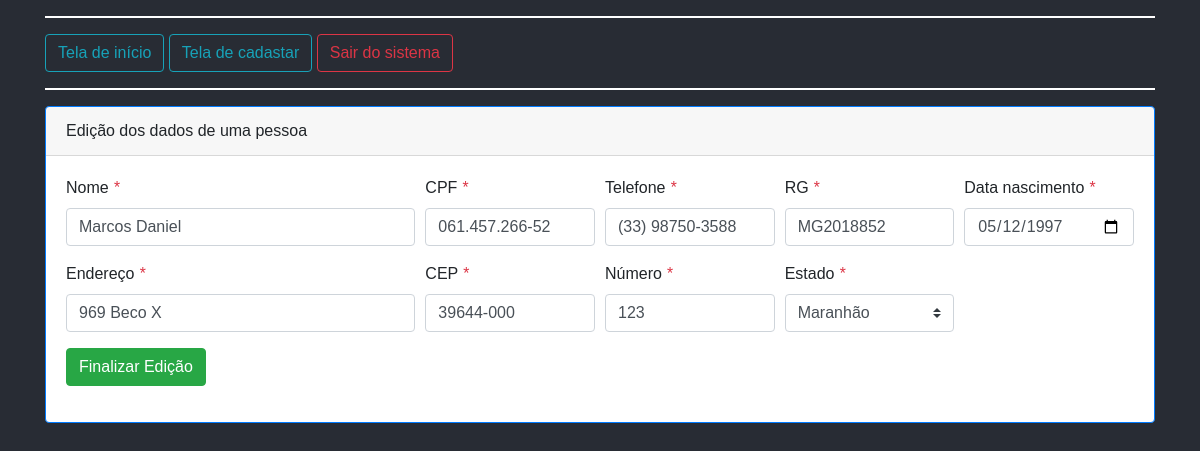
Page /view/editar.php?id=7 (signed in) on the committed database.
### tables this page shows
CREATE TABLE IF NOT EXISTS `pessoas` (
  `id` int NOT NULL AUTO_INCREMENT,
  `endereco_id` int NOT NULL,
  `nome` varchar(50) NOT NULL,
  `cpf` varchar(14) NOT NULL,
  `rg` varchar(35) NOT NULL,
  `data_nascimento` date NOT NULL,
  `data_cadastro` datetime DEFAULT NULL,
  `data_atualizacao` datetime DEFAULT NULL,
  `data_exclusao` datetime DEFAULT NULL,
  `usuario_id` int DEFAULT NULL,
  PRIMARY KEY (`id`),
  KEY `FK_pessoas_enderecos` (`endereco_id`),
  KEY `FK_pessoas_usuarios` (`usuario_id`),
  CONSTRAINT `FK_pessoas_enderecos` FOREIGN KEY (`endereco_id`) REFERENCES `enderecos` (`id`) ON DELETE CASCADE ON UPDATE CASCADE,
  CONSTRAINT `FK_pessoas_usuarios` FOREIGN KEY (`usuario_id`) REFERENCES `usuarios` (`id`) ON DELETE CASCADE ON UPDATE CASCADE
);

CREATE TABLE IF NOT EXISTS `telefones` (
  `id` int NOT NULL AUTO_INCREMENT,
  `pessoa_id` int NOT NULL,
  `telefone` char(16) NOT NULL DEFAULT '0',
  PRIMARY KEY (`id`),
  KEY `FK_telefones_pessoas` (`pessoa_id`),
  CONSTRAINT `FK_telefones_pessoas` FOREIGN KEY (`pessoa_id`) REFERENCES `pessoas` (`id`) ON DELETE CASCADE ON UPDATE CASCADE
);

CREATE TABLE IF NOT EXISTS `enderecos` (
  `id` int NOT NULL AUTO_INCREMENT,
  `estado_id` int NOT NULL,
  `cep` char(50) NOT NULL DEFAULT '',
  `endereco` char(50) NOT NULL DEFAULT '',
  `numero` char(50) NOT NULL DEFAULT '',
  PRIMARY KEY (`id`),
  KEY `FK_enderecos_estados` (`estado_id`),
  CONSTRAINT `FK_enderecos_estados` FOREIGN KEY (`estado_id`) REFERENCES `estados` (`id`) ON DELETE CASCADE ON UPDATE CASCADE
);

CREATE TABLE IF NOT EXISTS `estados` (
  `id` int NOT NULL AUTO_INCREMENT,
  `uf` char(10) NOT NULL DEFAULT '',
  `nome` char(50) NOT NULL,
  PRIMARY KEY (`id`)
);

### controller/ControllerEditar.php (called while the page is built, shortened)
<?php
class ControllerEditar
{
    private $cadastro;
    public function __construct()
    {
        $this->cadastro = new Cadastro();
    }
    public function getPessoa($id)
    {
        return $this->cadastro->getPessoa($id);
    }
}

### model/banco.php (called while the page is built, shortened)
<?php
class Banco
{
    protected $mysqli;
    private function conexao()
    {
        $this->mysqli = new mysqli(BD_SERVIDOR, BD_USUARIO, BD_SENHA, BD_BANCO);
    }
    public function getPessoa($id)
    {
        try {
            $result = $this->mysqli->query("SELECT p.nome, p.cpf, p.rg, p.data_nascimento,
                p.data_cadastro, p.data_atualizacao, ende.cep, ende.endereco, ende.numero,
                est.uf AS estado, u.email, p.id, ende.id as 'estado_id', t.telefone, ende.id as endereco_id
                FROM pessoas p
                INNER JOIN enderecos ende ON ende.id = p.endereco_id
                INNER JOIN estados est ON est.id = ende.estado_id
                INNER JOIN telefones t ON t.pessoa_id = p.id
                INNER JOIN usuarios u ON u.id = p.usuario_id
                WHERE p.data_exclusao IS null AND p.id = $id
            ");
            return $result->fetch_array(MYSQLI_ASSOC);
        } catch (\Throwable $th) {
            return [];
        }
    }
    public function getEstados()
    {
        try {
            $result = $this->mysqli->query("SELECT * FROM estados");
            $array  = [];
            while ($row = $result->fetch_array(MYSQLI_ASSOC)) {
                $array[] = $row;
            }
            return $array;
        } catch (\Throwable $th) {
            return [];
        }
    }
}

### controller/EstadoController.php (called while the page is built)
<?php require_once("../model/banco.php");
class EstadoController
{
    public static function listaEstados()
    {
        $lista = new Banco();
        return $lista->getEstados();
    }
}

### view/form.php (the view, shortened to what this page needs)
<?php
if (isset($_GET['id'])) {
    require_once("../controller/ControllerEditar.php");
    $controller = new ControllerEditar();
    $pessoa     = $controller->getPessoa($_GET['id']);
}
?>
<div class="form-row">
    <div class="col-md-4 mb-3">
        <label for="nome">
            Nome
            <i class="text-danger">*</i>
        </label>
        <input type="text" class="form-control" id="nome" value="<?= !empty($pessoa) ? $pessoa['nome'] : "" ?>" name="nome" placeholder="Nome" required autofocus>
    </div>
    <div class="col-md-2 mb-3">
        <label for="cpf">
            CPF
            <i class="text-danger">*</i>
        </label>
        <input type="text" onblur="validarCPF(this)" class="form-control cpf" minlength="14" maxlength="14" id="cpf" value="<?= !empty($pessoa) ? $pessoa['cpf'] : "" ?>" name="cpf" placeholder="CPF" required>
    </div>
    <div class="col-md-2 mb-3">
        <label for="telefone">
            Telefone
            <i class="text-danger">*</i>
        </label>
        <input type="text" class="form-control telefone" id="telefone" value="<?= !empty($pessoa) ? $pessoa['telefone'] : "" ?>" name="telefone" placeholder="Telefone" required>
    </div>
    <div class="col-md-2 mb-3">
        <label for="rg">
            RG
            <i class="text-danger">*</i>
        </label>
        <input type="text" class="form-control" id="rg" value="<?= !empty($pessoa) ? $pessoa['rg'] : "" ?>" name="rg" placeholder="RG" required>
    </div>
    <div class="col-md-2 mb-3">
        <label for="data_nascimento">
            Data nascimento
            <i class="text-danger">*</i>
        </label>
        <input type="date" class="form-control" max="<?= date("Y-m-d") ?>" id="data_nascimento" value="<?= !empty($pessoa) ? $pessoa['data_nascimento'] : "" ?>" name="data_nascimento" placeholder="Data nascimento" required>
    </div>
</div>
<div class="form-row">
    <div class="col-md-4 mb-3">
        <label for="endereco">
            Endereço
            <i class="text-danger">*</i>
        </label>
        <input type="text" class="form-control" id="endereco" value="<?= !empty($pessoa) ? $pessoa['endereco'] : "" ?>" name="endereco" placeholder="Endereço" required>
    </div>
    <div class="col-md-2 mb-3">
        <label for="cep">
            CEP
            <i class="text-danger">*</i>
        </label>
        <input type="text" class="form-control cep" minlength="8" maxlength="8" id="cep" value="<?= !empty($pessoa) ? $pessoa['cep'] : "" ?>" name="cep" placeholder="CEP" required>
    </div>
    <div class="col-md-2 mb-3">
        <label for="numero">
            Número
            <i class="text-danger">*</i>
        </label>
        <input type="text" class="form-control" id="numero" value="<?= !empty($pessoa) ? $pessoa['numero'] : "" ?>" name="numero" placeholder="Número" required>
    </div>
    <div class="col-md-2 mb-3">
        <label for="estado_id">
            Estado
            <i class="text-danger">*</i>
        </label>
        <select class="custom-select" name="estado_id" id="estado_id" required>
            <?php require_once("../controller/EstadoController.php");
            foreach (EstadoController::listaEstados() as $key => $value) { ?>
                <option <?= !empty($pessoa) && $pessoa["estado_id"] == $value['id'] ? "selected" : "" ?> value="<?= $value['id'] ?>">
                    <?= $value['nome'] ?>
                </option>
            <?php } ?>
        </select>
    </div>
</div>

### css/main.css (style rules this page uses)
* { margin: 0; padding: 0; box-sizing: border-box; font-family: 'Reem Kufi Fun', sans-serif; }
.section { height: 100vh; align-items: center; justify-content: center; background: #282c34; }

### rows in the picture
pessoas: nome "Marcos Daniel", cpf "061.457.266-52", telefone "(33) 98750-3588", rg "MG2018852", data_nascimento "05/12/1997", endereco "969 Beco X", cep "39644-000", numero "123"
enderecos: estado_id "Maranhão"
